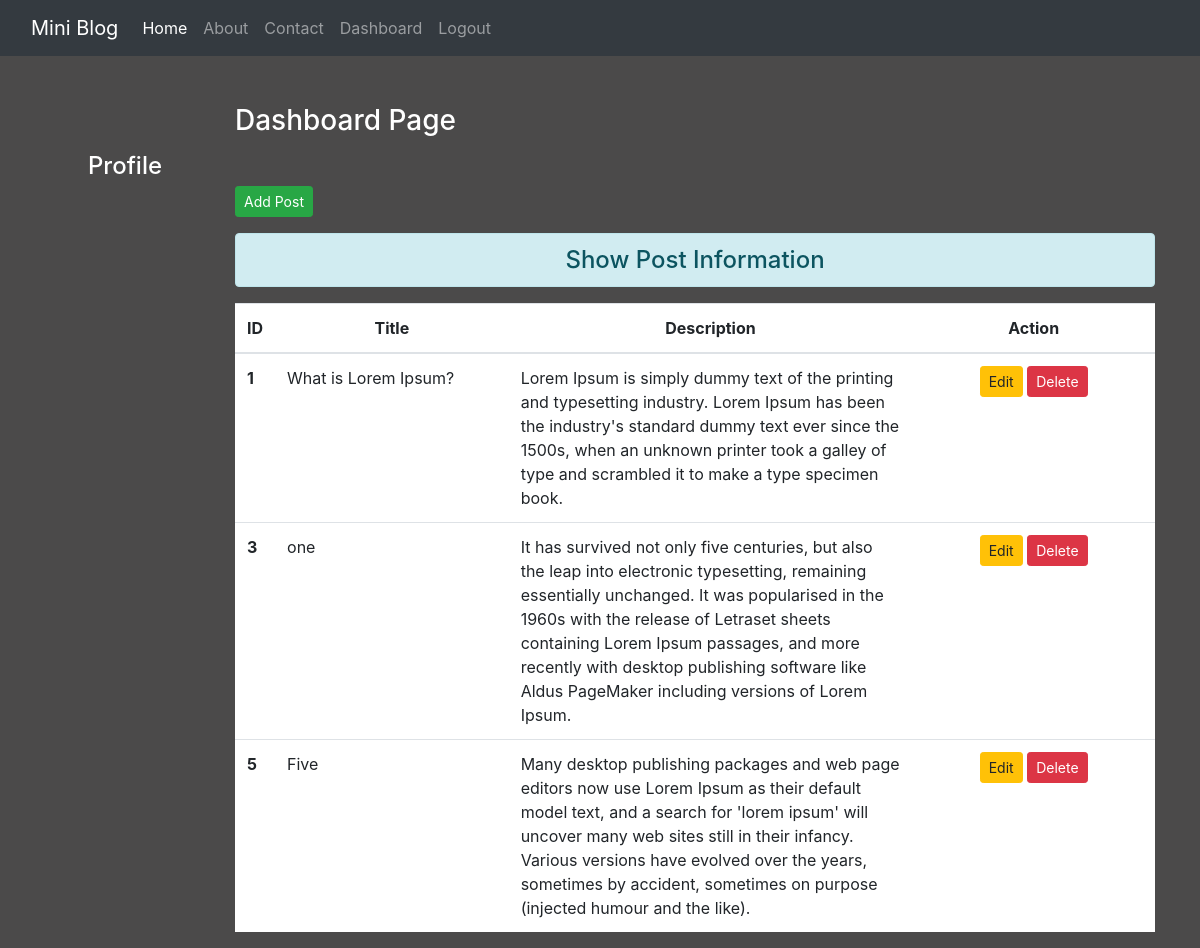
The page /dashboard/ (signed in) on the database its author committed.
### blog/models.py (models this page shows)
class Post(models.Model):
    title = models.CharField(max_length=200)
    desc = models.TextField()

### blog/views.py (the view)
# urls.py: path('dashboard/', views.dashboard, name='dashboard'),
def dashboard(request):
    if request.user.is_authenticated:
        posts = Post.objects.all()
        user = request.user
        full_name = user.get_full_name()
        gps = user.groups.all()
        return render(request,'blog/dashboard.html',{'posts':posts,'full_name':full_name,'groups':gps})
    else:
        return HttpResponseRedirect('/login/')

### blog/templates/blog/dashboard.html (shortened to what this page needs)
{% extends "blog/base.html" %}
{% load static %}
{% block side %}
<div class="col-sm-2  text-white my-5 text-center">
    <h4 class="my-5">Profile</h4>
</div>
{% endblock side %}
{% block content %}
<div class="col-sm-10">
    <h3 class="text-white my-5">Dashboard Page</h3>
    <a href="{% url 'addpost' %} " class="btn btn-success btn-sm">Add Post</a>
    <h4 class="text-center alert alert-info my-3">Show Post Information</h4>
    {% if posts %}
        <table class="table table-hover bg-white">
            <thead>
                <tr class="text-center">
                    <th scope="col" style="width: 2%;">ID</th>
                    <th scope="col" style="width: 26%;">Title</th>
                    <th scope="col" style="width: 45%;">Description</th>
                    <th scope="col" style="width: 27%;">Action</th>
                </tr>
            </thead>
            <tbody>
                {% for post in posts %}
                    <tr>
                        <th scope="row">{{post.id}} </th>
                        <td>{{post.title}}</td>
                        <td>{{post.desc}}</td>
                        <td class="text-center">
                            <a href="{% url 'updatepost' post.id %} " class="btn btn-warning btn-sm">Edit</a>
                            {% if perms.blog.delete_post %}
                                <form action="{% url 'deletepost' post.id %}" method="post" class="d-inline">
                                    <input type="submit" value="Delete" class="btn btn-danger btn-sm">
                                </form>
                            {% endif %}
                        </td>
                    </tr>
                {% endfor %}
            </tbody>
        </table>
    {% else %}
        <h4 class="text-center alert alert-warning">No Records</h4>
    {% endif %}
</div>
{% endblock content %}

### blog/templates/blog/base.html (shortened to what this page needs)
<!DOCTYPE html>
{% load static %}
<html lang="en">
<head>
    <link rel="stylesheet" href="{% static 'blog/css/bootstrap.min.css' %} ">
    {% block corecss%}
    <link rel="stylesheet" href=" {% static 'blog/css/blog.css' %} ">
    {% endblock corecss%}
</head>
<body>
    <div class="container-fluid bg-dark">
        {% include 'blog/navbar.html' %}
    </div>
    <div class="container">
        <div class="row">
            {% block side %}
            {% endblock side %}
            {% block content %}
            {% endblock content %}
        </div>
    </div>
</body>
</html>

### blog/templates/blog/navbar.html (shortened to what this page needs)
<nav class="navbar navbar-expand-lg navbar-dark bg-dark">
    <a class="navbar-brand" href="#">Mini Blog</a>
    <div class="collapse navbar-collapse" id="navbarNav">
      <ul class="navbar-nav">
        <li class="nav-item active">
          <a class="nav-link" href="/">Home <span class="sr-only">(current)</span></a>
        </li>
        <li class="nav-item">
          <a class="nav-link" href="{% url 'about'%}">About</a>
        </li>
        <li class="nav-item">
          <a class="nav-link" href="{% url 'contact'%}">Contact</a>
        </li>
        {% if request.user.is_authenticated %}
          <li class="nav-item">
              <a class="nav-link" href="{% url 'dashboard'%}">Dashboard</a>
          </li>
          <li class="nav-item">
              <a class="nav-link" href="{% url 'logout'%}">Logout</a>
          </li>
        {% endif %}
      </ul>
    </div>
  </nav>

### blog/static/blog/css/blog.css (style rules this page uses)
body { background-color: rgb(75,74,74); color: antiquewhite; }

### rows shown on the page
Post: id "1", title "What is Lorem Ipsum?", desc "Lorem Ipsum is simply dummy text of the printing and typesetting industry. Lorem Ipsum has been the industry's standard dummy text ever since the 1500s, when an unknown printer took a galley of type and scrambled it to make a type specimen book."
Post: id "3", title "one", desc "It has survived not only five centuries, but also the leap into electronic typesetting, remaining essentially unchanged. It was popularised in the 1960s with the release of Letraset sheets containing Lorem Ipsum passages, and more recently with desktop publishing software like Aldus PageMaker including versions of Lorem Ipsum."
Post: id "5", title "Five", desc "Many desktop publishing packages and web page editors now use Lorem Ipsum as their default model text, and a search for 'lorem ipsum' will uncover many web sites still in their infancy. Various versions have evolved over the years, sometimes by accident, sometimes on purpose (injected humour and the like)."
